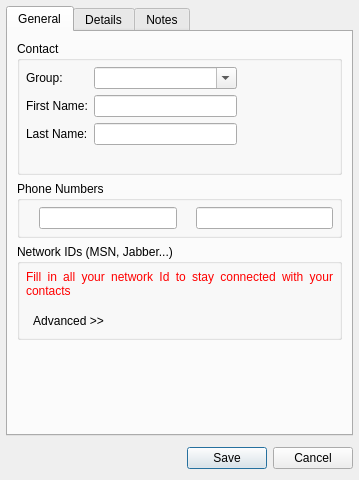
<ui version="4.0" >
 <author></author>
 <comment></comment>
 <exportmacro></exportmacro>
 <class>ProfileDetails</class>
 <widget class="QWidget" name="ProfileDetails" >
  <property name="geometry" >
   <rect>
    <x>0</x>
    <y>0</y>
    <width>359</width>
    <height>480</height>
   </rect>
  </property>
  <layout class="QGridLayout" >
   <property name="margin" >
    <number>6</number>
   </property>
   <property name="spacing" >
    <number>6</number>
   </property>
   <item row="0" column="0" >
    <widget class="QTabWidget" name="tabWidget" >
     <property name="currentIndex" >
      <number>0</number>
     </property>
     <widget class="QWidget" name="tabGeneral" >
      <attribute name="title" >
       <string>General</string>
      </attribute>
      <layout class="QGridLayout" >
       <property name="margin" >
        <number>9</number>
       </property>
       <property name="spacing" >
        <number>6</number>
       </property>
       <item row="3" column="0" >
        <spacer>
         <property name="orientation" >
          <enum>Qt::Vertical</enum>
         </property>
         <property name="sizeHint" >
          <size>
           <width>20</width>
           <height>40</height>
          </size>
         </property>
        </spacer>
       </item>
       <item row="2" column="0" >
        <widget class="QGroupBox" name="groupBox_2" >
         <property name="title" >
          <string>Network IDs (MSN, Jabber...)</string>
         </property>
         <layout class="QGridLayout" >
          <property name="margin" >
           <number>6</number>
          </property>
          <property name="spacing" >
           <number>6</number>
          </property>
          <item row="1" column="0" >
           <widget class="QStackedWidget" name="imStackedWidget" />
          </item>
          <item row="2" column="0" >
           <widget class="QToolButton" name="advancedButton" >
            <property name="text" >
             <string>Advanced >></string>
            </property>
            <property name="icon" >
             <iconset resource="../wengophone.qrc" >:/pics/config/advanced.png</iconset>
            </property>
            <property name="toolButtonStyle" >
             <enum>Qt::ToolButtonTextBesideIcon</enum>
            </property>
            <property name="autoRaise" >
             <bool>true</bool>
            </property>
           </widget>
          </item>
          <item row="0" column="0" >
           <widget class="QLabel" name="myProfileLabel" >
            <property name="palette" >
             <palette>
              <active>
               <color>
                <red>255</red>
                <green>0</green>
                <blue>0</blue>
               </color>
               <color>
                <red>221</red>
                <green>223</green>
                <blue>228</blue>
               </color>
               <color>
                <red>255</red>
                <green>255</green>
                <blue>255</blue>
               </color>
               <color>
                <red>255</red>
                <green>255</green>
                <blue>255</blue>
               </color>
               <color>
                <red>85</red>
                <green>85</green>
                <blue>85</blue>
               </color>
               <color>
                <red>199</red>
                <green>199</green>
                <blue>199</blue>
               </color>
               <color>
                <red>0</red>
                <green>0</green>
                <blue>0</blue>
               </color>
               <color>
                <red>255</red>
                <green>255</green>
                <blue>255</blue>
               </color>
               <color>
                <red>0</red>
                <green>0</green>
                <blue>0</blue>
               </color>
               <color>
                <red>255</red>
                <green>255</green>
                <blue>255</blue>
               </color>
               <color>
                <red>239</red>
                <green>239</green>
                <blue>239</blue>
               </color>
               <color>
                <red>0</red>
                <green>0</green>
                <blue>0</blue>
               </color>
               <color>
                <red>103</red>
                <green>141</green>
                <blue>178</blue>
               </color>
               <color>
                <red>255</red>
                <green>255</green>
                <blue>255</blue>
               </color>
               <color>
                <red>0</red>
                <green>0</green>
                <blue>238</blue>
               </color>
               <color>
                <red>82</red>
                <green>24</green>
                <blue>139</blue>
               </color>
               <color>
                <red>232</red>
                <green>232</green>
                <blue>232</blue>
               </color>
              </active>
              <inactive>
               <color>
                <red>255</red>
                <green>0</green>
                <blue>0</blue>
               </color>
               <color>
                <red>221</red>
                <green>223</green>
                <blue>228</blue>
               </color>
               <color>
                <red>255</red>
                <green>255</green>
                <blue>255</blue>
               </color>
               <color>
                <red>255</red>
                <green>255</green>
                <blue>255</blue>
               </color>
               <color>
                <red>85</red>
                <green>85</green>
                <blue>85</blue>
               </color>
               <color>
                <red>199</red>
                <green>199</green>
                <blue>199</blue>
               </color>
               <color>
                <red>0</red>
                <green>0</green>
                <blue>0</blue>
               </color>
               <color>
                <red>255</red>
                <green>255</green>
                <blue>255</blue>
               </color>
               <color>
                <red>0</red>
                <green>0</green>
                <blue>0</blue>
               </color>
               <color>
                <red>255</red>
                <green>255</green>
                <blue>255</blue>
               </color>
               <color>
                <red>239</red>
                <green>239</green>
                <blue>239</blue>
               </color>
               <color>
                <red>0</red>
                <green>0</green>
                <blue>0</blue>
               </color>
               <color>
                <red>103</red>
                <green>141</green>
                <blue>178</blue>
               </color>
               <color>
                <red>255</red>
                <green>255</green>
                <blue>255</blue>
               </color>
               <color>
                <red>0</red>
                <green>0</green>
                <blue>238</blue>
               </color>
               <color>
                <red>82</red>
                <green>24</green>
                <blue>139</blue>
               </color>
               <color>
                <red>232</red>
                <green>232</green>
                <blue>232</blue>
               </color>
              </inactive>
              <disabled>
               <color>
                <red>128</red>
                <green>128</green>
                <blue>128</blue>
               </color>
               <color>
                <red>221</red>
                <green>223</green>
                <blue>228</blue>
               </color>
               <color>
                <red>255</red>
                <green>255</green>
                <blue>255</blue>
               </color>
               <color>
                <red>255</red>
                <green>255</green>
                <blue>255</blue>
               </color>
               <color>
                <red>85</red>
                <green>85</green>
                <blue>85</blue>
               </color>
               <color>
                <red>199</red>
                <green>199</green>
                <blue>199</blue>
               </color>
               <color>
                <red>199</red>
                <green>199</green>
                <blue>199</blue>
               </color>
               <color>
                <red>255</red>
                <green>255</green>
                <blue>255</blue>
               </color>
               <color>
                <red>128</red>
                <green>128</green>
                <blue>128</blue>
               </color>
               <color>
                <red>239</red>
                <green>239</green>
                <blue>239</blue>
               </color>
               <color>
                <red>239</red>
                <green>239</green>
                <blue>239</blue>
               </color>
               <color>
                <red>0</red>
                <green>0</green>
                <blue>0</blue>
               </color>
               <color>
                <red>86</red>
                <green>117</green>
                <blue>148</blue>
               </color>
               <color>
                <red>255</red>
                <green>255</green>
                <blue>255</blue>
               </color>
               <color>
                <red>0</red>
                <green>0</green>
                <blue>238</blue>
               </color>
               <color>
                <red>82</red>
                <green>24</green>
                <blue>139</blue>
               </color>
               <color>
                <red>232</red>
                <green>232</green>
                <blue>232</blue>
               </color>
              </disabled>
             </palette>
            </property>
            <property name="autoFillBackground" >
             <bool>false</bool>
            </property>
            <property name="text" >
             <string>Fill in all your network Id to stay connected with your contacts</string>
            </property>
            <property name="scaledContents" >
             <bool>false</bool>
            </property>
            <property name="alignment" >
             <set>Qt::AlignJustify|Qt::AlignVCenter</set>
            </property>
            <property name="wordWrap" >
             <bool>true</bool>
            </property>
           </widget>
          </item>
         </layout>
        </widget>
       </item>
       <item row="1" column="0" >
        <widget class="QGroupBox" name="groupBox_3" >
         <property name="title" >
          <string>Phone Numbers</string>
         </property>
         <layout class="QGridLayout" >
          <property name="margin" >
           <number>6</number>
          </property>
          <property name="spacing" >
           <number>6</number>
          </property>
          <item row="0" column="2" >
           <widget class="QLabel" name="label_17" >
            <property name="sizePolicy" >
             <sizepolicy>
              <hsizetype>0</hsizetype>
              <vsizetype>5</vsizetype>
              <horstretch>0</horstretch>
              <verstretch>0</verstretch>
             </sizepolicy>
            </property>
            <property name="toolTip" >
             <string>Home phone</string>
            </property>
            <property name="pixmap" >
             <pixmap resource="../wengophone.qrc" >:/pics/contact/landline.png</pixmap>
            </property>
           </widget>
          </item>
          <item row="0" column="3" >
           <widget class="QLineEdit" name="homePhoneLineEdit" />
          </item>
          <item row="0" column="1" >
           <widget class="QLineEdit" name="mobilePhoneLineEdit" />
          </item>
          <item row="0" column="0" >
           <widget class="QLabel" name="label_15" >
            <property name="sizePolicy" >
             <sizepolicy>
              <hsizetype>0</hsizetype>
              <vsizetype>5</vsizetype>
              <horstretch>0</horstretch>
              <verstretch>0</verstretch>
             </sizepolicy>
            </property>
            <property name="toolTip" >
             <string>Mobile phone</string>
            </property>
            <property name="pixmap" >
             <pixmap resource="../wengophone.qrc" >:/pics/contact/mobile.png</pixmap>
            </property>
           </widget>
          </item>
         </layout>
        </widget>
       </item>
       <item row="0" column="0" >
        <widget class="QGroupBox" name="groupBox" >
         <property name="layoutDirection" >
          <enum>Qt::LeftToRight</enum>
         </property>
         <property name="title" >
          <string>Contact</string>
         </property>
         <layout class="QGridLayout" >
          <property name="margin" >
           <number>6</number>
          </property>
          <property name="spacing" >
           <number>6</number>
          </property>
          <item row="0" column="0" >
           <layout class="QGridLayout" >
            <property name="margin" >
             <number>0</number>
            </property>
            <property name="spacing" >
             <number>6</number>
            </property>
            <item row="0" column="0" >
             <widget class="QLabel" name="groupLabel" >
              <property name="text" >
               <string>Group:</string>
              </property>
             </widget>
            </item>
            <item row="2" column="1" >
             <widget class="QLineEdit" name="lastNameLineEdit" >
              <property name="maxLength" >
               <number>20</number>
              </property>
             </widget>
            </item>
            <item row="1" column="1" >
             <widget class="QLineEdit" name="firstNameLineEdit" >
              <property name="maxLength" >
               <number>20</number>
              </property>
             </widget>
            </item>
            <item row="2" column="0" >
             <widget class="QLabel" name="label_6" >
              <property name="text" >
               <string>Last Name:</string>
              </property>
             </widget>
            </item>
            <item row="1" column="0" >
             <widget class="QLabel" name="label_5" >
              <property name="text" >
               <string>First Name:</string>
              </property>
             </widget>
            </item>
            <item row="3" column="1" >
             <spacer>
              <property name="orientation" >
               <enum>Qt::Vertical</enum>
              </property>
              <property name="sizeHint" >
               <size>
                <width>20</width>
                <height>21</height>
               </size>
              </property>
             </spacer>
            </item>
            <item row="0" column="1" >
             <widget class="QComboBox" name="groupComboBox" >
              <property name="sizePolicy" >
               <sizepolicy>
                <hsizetype>7</hsizetype>
                <vsizetype>0</vsizetype>
                <horstretch>0</horstretch>
                <verstretch>0</verstretch>
               </sizepolicy>
              </property>
              <property name="editable" >
               <bool>true</bool>
              </property>
             </widget>
            </item>
           </layout>
          </item>
          <item row="0" column="1" >
           <widget class="QToolButton" name="avatarPixmapButton" >
            <property name="minimumSize" >
             <size>
              <width>90</width>
              <height>90</height>
             </size>
            </property>
            <property name="maximumSize" >
             <size>
              <width>90</width>
              <height>90</height>
             </size>
            </property>
            <property name="toolTip" >
             <string>Click to change avatar</string>
            </property>
            <property name="icon" >
             <iconset resource="../wengophone.qrc" >:/pics/avatar_background.png</iconset>
            </property>
            <property name="iconSize" >
             <size>
              <width>90</width>
              <height>90</height>
             </size>
            </property>
            <property name="autoRaise" >
             <bool>true</bool>
            </property>
           </widget>
          </item>
         </layout>
        </widget>
       </item>
      </layout>
     </widget>
     <widget class="QWidget" name="tabDetails" >
      <attribute name="title" >
       <string>Details</string>
      </attribute>
      <layout class="QGridLayout" >
       <property name="margin" >
        <number>9</number>
       </property>
       <property name="spacing" >
        <number>6</number>
       </property>
       <item row="1" column="0" >
        <widget class="QLabel" name="label_21" >
         <property name="text" >
          <string>Web/blog:</string>
         </property>
        </widget>
       </item>
       <item row="2" column="0" colspan="2" >
        <widget class="Line" name="line" >
         <property name="orientation" >
          <enum>Qt::Horizontal</enum>
         </property>
        </widget>
       </item>
       <item row="3" column="0" >
        <widget class="QLabel" name="label_11" >
         <property name="text" >
          <string>Country:</string>
         </property>
        </widget>
       </item>
       <item row="4" column="0" >
        <widget class="QLabel" name="label_12" >
         <property name="text" >
          <string>State:</string>
         </property>
        </widget>
       </item>
       <item row="5" column="0" >
        <widget class="QLabel" name="label_8" >
         <property name="text" >
          <string>City:</string>
         </property>
        </widget>
       </item>
       <item row="6" column="0" colspan="2" >
        <widget class="Line" name="line_2" >
         <property name="orientation" >
          <enum>Qt::Horizontal</enum>
         </property>
        </widget>
       </item>
       <item row="7" column="0" >
        <widget class="QLabel" name="label_10" >
         <property name="text" >
          <string>Gender:</string>
         </property>
        </widget>
       </item>
       <item row="8" column="0" >
        <widget class="QLabel" name="label_7" >
         <property name="text" >
          <string>Birth Date:</string>
         </property>
        </widget>
       </item>
       <item row="9" column="1" >
        <spacer>
         <property name="orientation" >
          <enum>Qt::Vertical</enum>
         </property>
         <property name="sizeHint" >
          <size>
           <width>20</width>
           <height>40</height>
          </size>
         </property>
        </spacer>
       </item>
       <item row="0" column="0" >
        <widget class="QLabel" name="label_19" >
         <property name="text" >
          <string>Email:</string>
         </property>
        </widget>
       </item>
       <item row="1" column="1" >
        <widget class="QLineEdit" name="webLineEdit" />
       </item>
       <item row="0" column="1" >
        <widget class="QLineEdit" name="emailLineEdit" />
       </item>
       <item row="4" column="1" >
        <widget class="QLineEdit" name="stateLineEdit" >
         <property name="maxLength" >
          <number>20</number>
         </property>
        </widget>
       </item>
       <item row="5" column="1" >
        <widget class="QLineEdit" name="cityLineEdit" >
         <property name="maxLength" >
          <number>20</number>
         </property>
        </widget>
       </item>
       <item row="8" column="1" >
        <widget class="QDateEdit" name="birthDate" >
         <property name="displayFormat" >
          <string>dd MMMM yyyy</string>
         </property>
        </widget>
       </item>
       <item row="7" column="1" >
        <widget class="QComboBox" name="genderComboBox" >
         <item>
          <property name="text" >
           <string>Unknown</string>
          </property>
         </item>
         <item>
          <property name="text" >
           <string>Male</string>
          </property>
         </item>
         <item>
          <property name="text" >
           <string>Female</string>
          </property>
         </item>
        </widget>
       </item>
       <item row="3" column="1" >
        <widget class="QComboBox" name="countryComboBox" />
       </item>
      </layout>
     </widget>
     <widget class="QWidget" name="tabNotes" >
      <attribute name="title" >
       <string>Notes</string>
      </attribute>
      <layout class="QGridLayout" >
       <property name="margin" >
        <number>9</number>
       </property>
       <property name="spacing" >
        <number>6</number>
       </property>
       <item row="0" column="0" >
        <widget class="QTextEdit" name="notesEdit" />
       </item>
      </layout>
     </widget>
    </widget>
   </item>
   <item row="1" column="0" >
    <layout class="QGridLayout" >
     <property name="margin" >
      <number>0</number>
     </property>
     <property name="spacing" >
      <number>6</number>
     </property>
     <item row="0" column="2" >
      <widget class="QPushButton" name="cancelButton" >
       <property name="text" >
        <string>Cancel</string>
       </property>
      </widget>
     </item>
     <item row="0" column="1" >
      <widget class="QPushButton" name="saveButton" >
       <property name="text" >
        <string>Save</string>
       </property>
       <property name="autoDefault" >
        <bool>true</bool>
       </property>
       <property name="default" >
        <bool>true</bool>
       </property>
      </widget>
     </item>
     <item row="0" column="0" >
      <spacer>
       <property name="orientation" >
        <enum>Qt::Horizontal</enum>
       </property>
       <property name="sizeHint" >
        <size>
         <width>91</width>
         <height>32</height>
        </size>
       </property>
      </spacer>
     </item>
    </layout>
   </item>
  </layout>
 </widget>
 <pixmapfunction></pixmapfunction>
 <tabstops>
  <tabstop>tabWidget</tabstop>
  <tabstop>groupComboBox</tabstop>
  <tabstop>avatarPixmapButton</tabstop>
  <tabstop>firstNameLineEdit</tabstop>
  <tabstop>lastNameLineEdit</tabstop>
  <tabstop>mobilePhoneLineEdit</tabstop>
  <tabstop>homePhoneLineEdit</tabstop>
  <tabstop>advancedButton</tabstop>
  <tabstop>saveButton</tabstop>
  <tabstop>cancelButton</tabstop>
  <tabstop>emailLineEdit</tabstop>
  <tabstop>webLineEdit</tabstop>
  <tabstop>countryComboBox</tabstop>
  <tabstop>stateLineEdit</tabstop>
  <tabstop>cityLineEdit</tabstop>
  <tabstop>genderComboBox</tabstop>
  <tabstop>birthDate</tabstop>
  <tabstop>notesEdit</tabstop>
 </tabstops>
 <resources>
  <include location="../wengophone.qrc" />
 </resources>
 <connections/>
</ui>
